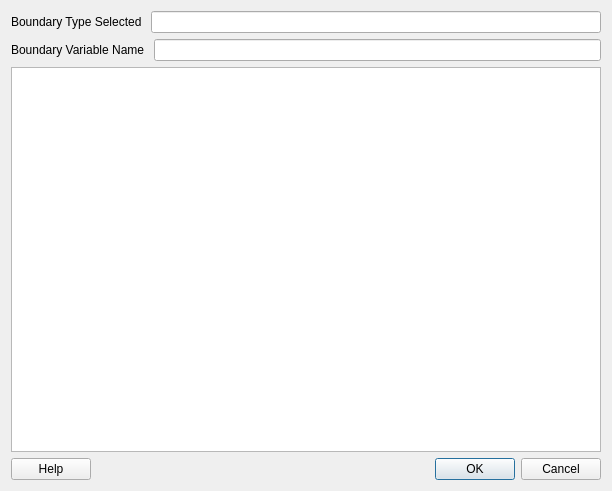
<?xml version="1.0" encoding="UTF-8"?>
<ui version="4.0">
 <class>SpecificBoundaryVariableDialog</class>
 <widget class="QDialog" name="SpecificBoundaryVariableDialog">
  <property name="geometry">
   <rect>
    <x>0</x>
    <y>0</y>
    <width>612</width>
    <height>491</height>
   </rect>
  </property>
  <property name="windowTitle">
   <string>Boundary Specific Configuration</string>
  </property>
  <property name="windowIcon">
   <iconset resource="../../toolbarIcons.qrc">
    <normaloff>:/logo/images/icon_31x64.png</normaloff>:/logo/images/icon_31x64.png</iconset>
  </property>
  <layout class="QVBoxLayout" name="verticalLayout_2">
   <item>
    <layout class="QVBoxLayout" name="verticalLayout">
     <item>
      <layout class="QHBoxLayout" name="horizontalLayout_2">
       <item>
        <widget class="QLabel" name="boundaryTypeLabel">
         <property name="text">
          <string>Boundary Type Selected </string>
         </property>
        </widget>
       </item>
       <item>
        <widget class="QLineEdit" name="boundaryTypeText">
         <property name="acceptDrops">
          <bool>false</bool>
         </property>
         <property name="readOnly">
          <bool>true</bool>
         </property>
        </widget>
       </item>
      </layout>
     </item>
     <item>
      <layout class="QHBoxLayout" name="horizontalLayout">
       <item>
        <widget class="QLabel" name="boundaryNameLabel">
         <property name="text">
          <string>Boundary Variable Name </string>
         </property>
        </widget>
       </item>
       <item>
        <widget class="QLineEdit" name="boundaryNameText">
         <property name="readOnly">
          <bool>true</bool>
         </property>
        </widget>
       </item>
      </layout>
     </item>
     <item>
      <widget class="QTableWidget" name="boundaryTable"/>
     </item>
     <item>
      <layout class="QHBoxLayout" name="horizontalLayout_3">
       <item>
        <widget class="QPushButton" name="boundaryHelpButton">
         <property name="text">
          <string>Help</string>
         </property>
         <property name="icon">
          <iconset resource="../../toolbarIcons.qrc">
           <normaloff>:/solverIcons/images/help.png</normaloff>:/solverIcons/images/help.png</iconset>
         </property>
        </widget>
       </item>
       <item>
        <widget class="QDialogButtonBox" name="boundaryDialogGroupBox">
         <property name="orientation">
          <enum>Qt::Horizontal</enum>
         </property>
         <property name="standardButtons">
          <set>QDialogButtonBox::Cancel|QDialogButtonBox::Ok</set>
         </property>
        </widget>
       </item>
      </layout>
     </item>
    </layout>
   </item>
  </layout>
 </widget>
 <resources>
  <include location="../../toolbarIcons.qrc"/>
 </resources>
 <connections>
  <connection>
   <sender>boundaryDialogGroupBox</sender>
   <signal>accepted()</signal>
   <receiver>SpecificBoundaryVariableDialog</receiver>
   <slot>accept()</slot>
   <hints>
    <hint type="sourcelabel">
     <x>248</x>
     <y>254</y>
    </hint>
    <hint type="destinationlabel">
     <x>157</x>
     <y>274</y>
    </hint>
   </hints>
  </connection>
  <connection>
   <sender>boundaryDialogGroupBox</sender>
   <signal>rejected()</signal>
   <receiver>SpecificBoundaryVariableDialog</receiver>
   <slot>reject()</slot>
   <hints>
    <hint type="sourcelabel">
     <x>316</x>
     <y>260</y>
    </hint>
    <hint type="destinationlabel">
     <x>286</x>
     <y>274</y>
    </hint>
   </hints>
  </connection>
 </connections>
</ui>
